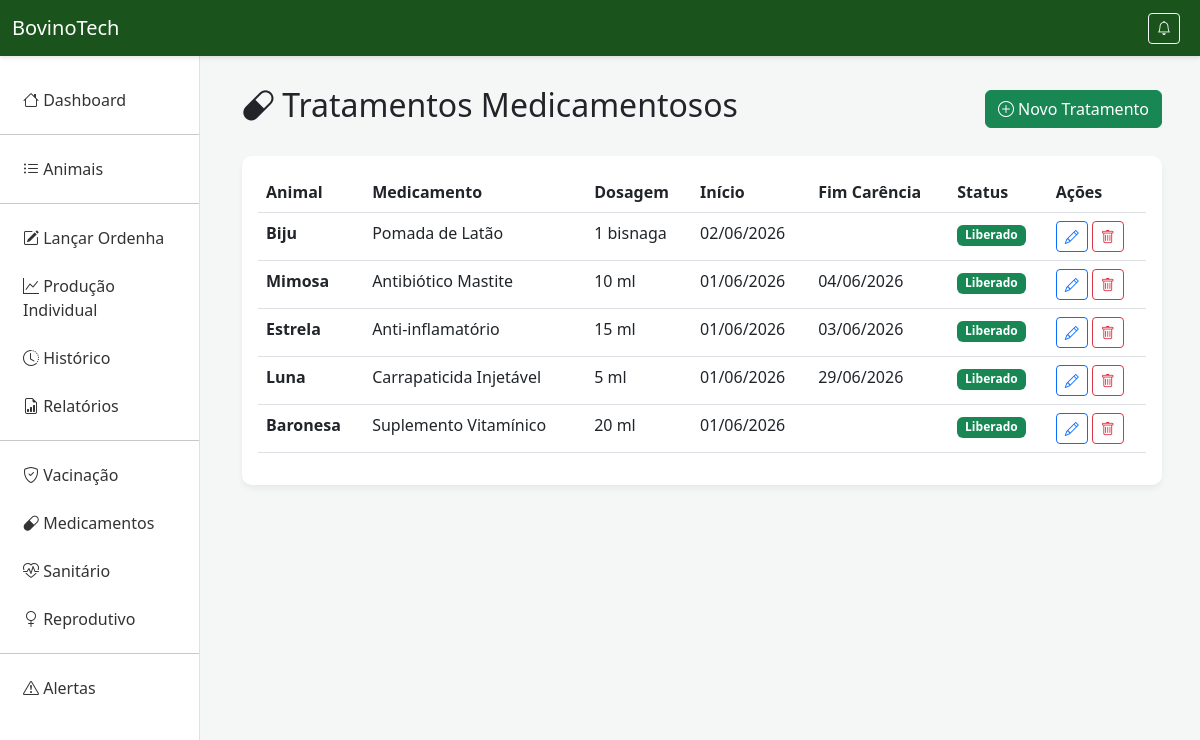
Screenshot of /medicamentos/ with the database file from the repository.
### producao/models.py (models this page shows, shortened)
class Medicamento(models.Model):
    animal = models.ForeignKey(Animal, on_delete=models.CASCADE)
    nome_medicamento = models.CharField(max_length=100)
    dosagem = models.CharField(max_length=50)
    data_inicio = models.DateField()
    tem_carencia = models.BooleanField(default=True, verbose_name="Possui Carência?")
    periodo_carencia_dias = models.IntegerField(default=0, help_text="Dias de carência para o consumo do leite")
    data_fim_carencia = models.DateField(null=True, blank=True)

class Animal(models.Model):
    SEXO_CHOICES = [('M', 'Macho'), ('F', 'Fêmea')]
    identificacao = models.CharField(max_length=100, unique=True, verbose_name="Brinco/Nome")
    raca = models.CharField(max_length=100, verbose_name="Raça")
    data_nascimento = models.DateField(verbose_name="Data de Nascimento")
    sexo = models.CharField(max_length=1, choices=SEXO_CHOICES, verbose_name="Sexo")

### producao/views.py (the view)
# urls.py: path('medicamentos/', views.medicamentos, name='medicamentos'),
def medicamentos(request):
    meds = Medicamento.objects.all().order_by('-data_inicio')
    return render(request, 'medicamentos.html', {'medicamentos': meds, 'today': date.today()})

### producao/templates/medicamentos.html (shortened to what this page needs)
{% extends 'base.html' %}
{% block content %}
<div class="d-flex justify-content-between align-items-center mb-4">
    <h2><i class="bi bi-capsule"></i> Tratamentos Medicamentosos</h2>
    <a href="{% url 'criar_medicamento' %}" class="btn btn-success"><i class="bi bi-plus-circle"></i> Novo Tratamento</a>
</div>
<div class="card">
    <div class="card-body">
        {% if medicamentos %}
        <table class="table table-hover">
            <thead>
                <tr>
                    <th>Animal</th>
                    <th>Medicamento</th>
                    <th>Dosagem</th>
                    <th>Início</th>
                    <th>Fim Carência</th>
                    <th>Status</th>
                    <th>Ações</th>
                </tr>
            </thead>
            <tbody>
                {% for m in medicamentos %}
                <tr>
                    <td><strong>{{ m.animal.identificacao }}</strong></td>
                    <td>{{ m.nome_medicamento }}</td>
                    <td>{{ m.dosagem }}</td>
                    <td>{{ m.data_inicio|date:"d/m/Y" }}</td>
                    <td>{{ m.data_fim_carencia|date:"d/m/Y" }}</td>
                    <td>
                        {% if m.data_fim_carencia >= today %}
                        <span class="badge bg-warning text-dark">Em Carência</span>
                        {% else %}
                        <span class="badge bg-success">Liberado</span>
                        {% endif %}
                    </td>
                    <td>
                        <a href="{% url 'editar_medicamento' m.pk %}" class="btn btn-sm btn-outline-primary" title="Editar"><i class="bi bi-pencil"></i></a>
                        <a href="{% url 'deletar_medicamento' m.pk %}" class="btn btn-sm btn-outline-danger" title="Deletar"><i class="bi bi-trash"></i></a>
                    </td>
                </tr>
                {% endfor %}
            </tbody>
        </table>
        {% else %}
        <div class="alert alert-info" role="alert">
            <i class="bi bi-info-circle"></i> Nenhum medicamento registrado. <a href="{% url 'criar_medicamento' %}">Clique aqui para registrar um novo tratamento.</a>
        </div>
        {% endif %}
    </div>
</div>
{% endblock %}

### producao/templates/base.html (style rules this page uses)
* { margin: 0; padding: 0; box-sizing: border-box; }
body { background-color: #f4f7f6; font-family: 'Segoe UI', Tahoma, Geneva, Verdana, sans-serif; }
.card { border: none; border-radius: 10px; box-shadow: 0 4px 6px rgba(0,0,0,0.05); }

### rows the page displays
Medicamento: animal.identificacao "Biju", nome_medicamento "Pomada de Latão", dosagem "1 bisnaga", data_inicio "02/06/2026", shows "Liberado"
Medicamento: animal.identificacao "Mimosa", nome_medicamento "Antibiótico Mastite", dosagem "10 ml", data_inicio "01/06/2026", data_fim_carencia "04/06/2026", shows "Liberado"
Medicamento: animal.identificacao "Estrela", nome_medicamento "Anti-inflamatório", dosagem "15 ml", data_inicio "01/06/2026", data_fim_carencia "03/06/2026", shows "Liberado"
Medicamento: animal.identificacao "Luna", nome_medicamento "Carrapaticida Injetável", dosagem "5 ml", data_inicio "01/06/2026", data_fim_carencia "29/06/2026", shows "Liberado"
Medicamento: animal.identificacao "Baronesa", nome_medicamento "Suplemento Vitamínico", dosagem "20 ml", data_inicio "01/06/2026", shows "Liberado"
